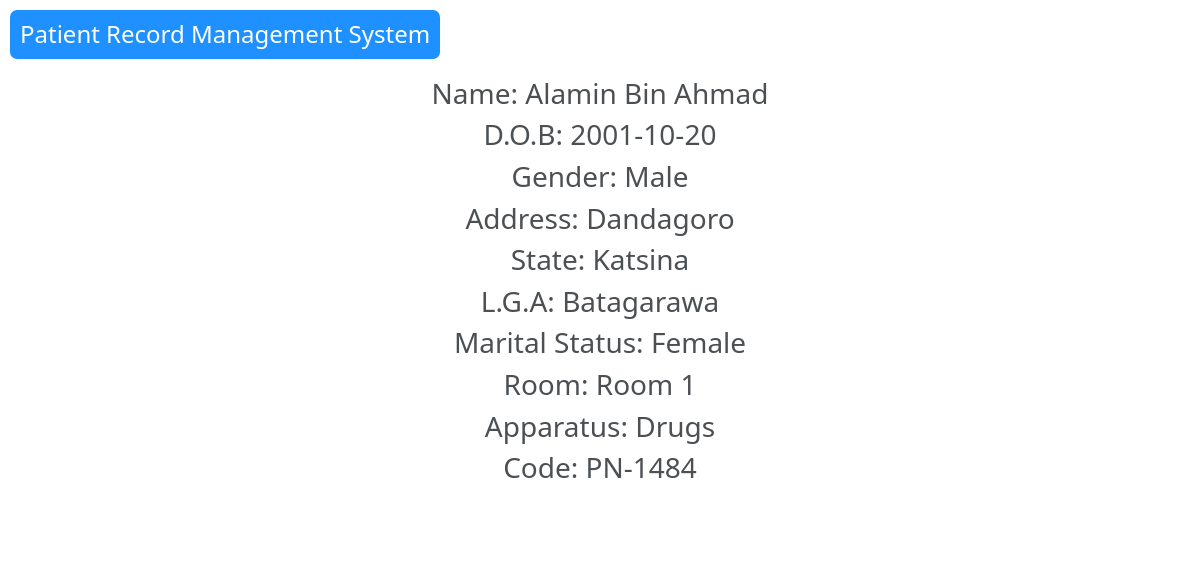
Screenshot of /p-details/1 (signed in) with the database file from the repository.
### core/models.py (models this page shows, shortened)
class PatientR(models.Model):
    full_name = models.CharField(max_length=100)
    dob = models.CharField(max_length=100)
    gender = models.CharField(max_length=20)
    marital = models.CharField(max_length=20)
    lga = models.CharField(max_length=100)
    addrss = models.TextField(blank=True)
    state = models.CharField(max_length=100)
    apparatus = models.CharField(max_length=100)
    room = models.CharField(max_length=100)
    code = models.CharField(max_length=1000)
    create_at = models.DateTimeField(default=datetime.now)

### core/views.py (the view)
# urls.py: path('p-details/<int:pk>', views.p_details, name='p-details'),
@login_required(login_url='login')
def p_details(request, pk):
    p = PatientR.objects.get(id=pk)
    return render(request, 'p_details.html', {'p': p})

### templates/p_details.html (shortened to what this page needs)
{% load static %}
<!DOCTYPE html>
<html lang="en">
<head>
    <link rel="stylesheet" href="{% static 'bootstraps-files/bootstrap/css/bootstrap.min.css' %}">
    <link rel="stylesheet" href="{% static 'bootstraps-files/lineawesome/css/line-awesome.min.css' %}">
    <link rel="stylesheet" href="{% static 'css/style.css' %}">
</head>
<body>
    <header class="header">
        <div class="brand">
            <h4>Patient Record Management System</h4>
        </div>
    </header>
    <div class="body">
        <h3>Name: <span>{{p.full_name}}</span></h3>
        <h3>D.O.B: <span>{{p.dob}}</span></h3>
        <h3>Gender: <span>{{p.gender}}</span></h3>
        <h3>Address: <span>{{p.addrss}}</span></h3>
        <h3>State: <span>{{p.state}}</span></h3>
        <h3>L.G.A: <span>{{p.lga}}</span></h3>
        <h3>Marital Status: <span>{{p.marital}}</span></h3>
        <h3>Room: <span>{{p.room}}</span></h3>
        <h3>Apparatus: <span>{{p.apparatus}}</span></h3>
        <h3>Code: <span>{{p.code}}</span></h3>
    </div>
</body>
</html>

### static/css/style.css (style rules this page uses)
body { background: url('/static/bg-images/patient-bg3.jpg'); background-size: cover; backdrop-filter: blur(3px); height: 100vh; }

### templates/p_details.html (style rules this page uses)
* { list-style: none; }
.header { display: flex; gap: 20px; padding: 10px; color: #fff; }
.header h4 { background-color: dodgerblue; padding: 10px; border-radius: 7px; }
.body { display: flex; flex-direction: column; align-items: center; justify-content: center; padding-bottom: 50px; background-color: #fff; opacity: .8; }
.body span { font-weight: 100; }

### rows the page displays
PatientR: full_name "Alamin Bin Ahmad", dob "2001-10-20", gender "Male", addrss "Dandagoro", state "Katsina", lga "Batagarawa", marital "Female", room "Room 1", apparatus "Drugs", code "PN-1484"
